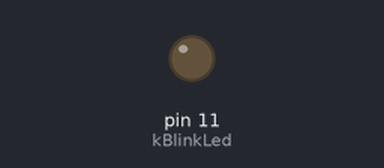
Bench run of a sketch on a simulated Arduino Uno, built with avr-gcc and run on an emulated ATmega328P. Shown: output pins drawn as LEDs (lit = HIGH). What the sketch prints to the serial monitor is not drawn.

Above: at 1.0 s.
At 3.0 s:
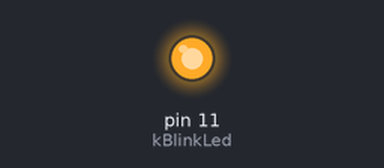
Timing chart, 0 to 5.2 s (numbered marks = the images above):
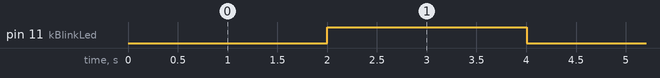

Measured:
- by itself, pin 11 (kBlinkLed): alternates HIGH for 2.0 s and LOW for 2.0 s

The sketch:

SendAndReceiveArguments.ino
```cpp
// *** SendandReceiveArguments ***

// This example expands the previous SendandReceive example. The Arduino will now receive multiple
// and sent multiple float values.
// It adds a demonstration of how to:
// - Return multiple types status; It can return an Acknowlegde and Error command
// - Receive multiple parameters,
// - Send multiple parameters
// - Call a function periodically

#include <CmdMessenger.h>  // CmdMessenger

// Blinking led variables
unsigned long previousToggleLed = 0;   // Last time the led was toggled
bool ledState                   = 0;   // Current state of Led
const int kBlinkLed             = 11;  // Pin of internal Led

// Attach a new CmdMessenger object to the default Serial port
CmdMessenger cmdMessenger = CmdMessenger(Serial);

// This is the list of recognized commands. These can be commands that can either be sent or received.
// In order to receive, attach a callback function to these events
enum
{
  // Commands
  kAcknowledge         , // Command to acknowledge that cmd was received
  kError               , // Command to report errors
  kFloatAddition       , // Command to request add two floats
  kFloatAdditionResult , // Command to report addition result
};

// Commands we send from the PC and want to receive on the Arduino.
// We must define a callback function in our Arduino program for each entry in the list below.

void attachCommandCallbacks()
{
  // Attach callback methods
  cmdMessenger.attach(OnUnknownCommand);
  cmdMessenger.attach(kFloatAddition, OnFloatAddition);
}

// ------------------  C A L L B A C K S -----------------------

// Called when a received command has no attached function
void OnUnknownCommand()
{
  cmdMessenger.sendCmd(kError,"Command without attached callback");
}

// Callback function that responds that Arduino is ready (has booted up)
void OnArduinoReady()
{
  cmdMessenger.sendCmd(kAcknowledge,"Arduino ready");
}

// Callback function calculates the sum of the two received float values
void OnFloatAddition()
{
  // Retreive first parameter as float
  float a = cmdMessenger.readFloatArg();

  // Retreive second parameter as float
  float b = cmdMessenger.readFloatArg();

  // Send back the result of the addition
  //cmdMessenger.sendCmd(kFloatAdditionResult,a + b);
  cmdMessenger.sendCmdStart(kFloatAdditionResult);
  cmdMessenger.sendCmdArg(a+b);
  cmdMessenger.sendCmdArg(a-b);
  cmdMessenger.sendCmdEnd();
}

// ------------------ M A I N  ----------------------

// Setup function
void setup()
{
  // Listen on serial connection for messages from the pc
  Serial.begin(115200);

  // Adds newline to every command
  cmdMessenger.printLfCr();

  // Attach my application's user-defined callback methods
  attachCommandCallbacks();

  // Send the status to the PC that says the Arduino has booted
  cmdMessenger.sendCmd(kAcknowledge,"Arduino has started!");

  // set pin for blink LED
  pinMode(kBlinkLed, OUTPUT);
}

// Returns if it has been more than interval (in ms) ago. Used for periodic actions
bool hasExpired(unsigned long &prevTime, unsigned long interval) {
  if (  millis() - prevTime > interval ) {
    prevTime = millis();
    return true;
  } else
    return false;
}

// Loop function
void loop()
{
  // Process incoming serial data, and perform callbacks
  cmdMessenger.feedinSerialData();

  // Toggle LED periodically. If the LED does not toggle every 2000 ms,
  // this means that cmdMessenger are taking a longer time than this
  if (hasExpired(previousToggleLed,2000)) // Toggle every 2 secs
  {
    toggleLed();
  }
}

// Toggle led state
void toggleLed()
{
  ledState = !ledState;
  digitalWrite(kBlinkLed, ledState?HIGH:LOW);
}
```
